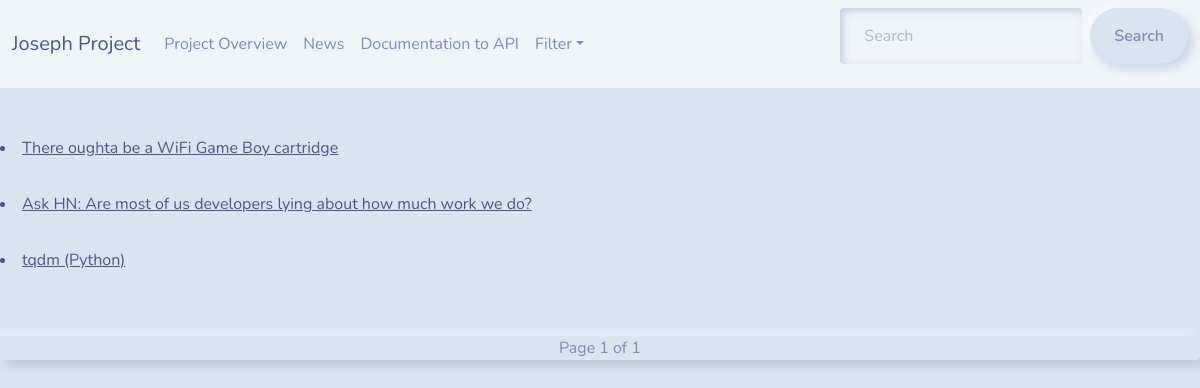
Screenshot of /news/news/ with the database file from the repository.
### news/models.py (models this page shows)
class News(models.Model):
  id1=models.IntegerField(primary_key=True)
  title=models.CharField(max_length=256,null=True)
  type1=models.CharField(max_length=256)
  url=models.CharField(max_length=256,null=True,blank=True)
  by=models.CharField(max_length=256)
  api=models.BooleanField(default=True)

### news/views.py (the view)
# urls.py: path('news/', NewsListView, name='news'),
def NewsListView(request, page=1):
    if request.POST:
      search=request.POST.get('search')
      dataset = News.objects.filter(title__icontains=search)
      paginator = Paginator(dataset, 10)
      try:
          data = paginator.page(page)
      except EmptyPage:
          data = paginator.page(paginator.num_pages)
      context = {
              'dataset':data
          }
      return render(request,'list.html',context)
    else:
      dataset = News.objects.all()
      paginator = Paginator(dataset, 10)
      try:
          data = paginator.page(page)
      except EmptyPage:
          data = paginator.page(paginator.num_pages)
      context = {
              'dataset':data
          }
      return render(request,'list.html',context)

### templates/list.html (shortened to what this page needs)
{% load static %}
<link rel="stylesheet" href="{% static 'css/bootstrap.min.css' %}">
<nav class="navbar navbar-expand-lg navbar-light bg-light mb-5">
  <div class="container-fluid">
    <a class="navbar-brand" href="#">Joseph Project</a>
    <div class="collapse navbar-collapse" id="navbarColor03">
      <ul class="navbar-nav me-auto">
        <li class="nav-item">
          <a class="nav-link" href="https://hackerapi.josephtobi.repl.co">Project Overview
          </a>
        </li>
        <li class="nav-item">
          <a class="nav-link" href="https://hackerapi.josephtobi.repl.co/news/news/">News
          </a>
        </li>
        <li class="nav-item">
          <a class="nav-link" href="https://hackerapi.josephtobi.repl.co/swagger/">Documentation to API</a>
        </li>
        <li class="nav-item dropdown">
          <a class="nav-link dropdown-toggle" data-bs-toggle="dropdown" href="#" role="button" aria-haspopup="true" aria-expanded="false">Filter</a>
        </li>
      </ul>
      <form class="d-flex" method="post">
        <input class="form-control me-sm-2" type="text" placeholder="Search" name="search">
        <button class="btn btn-secondary my-2 my-sm-0" type="submit">Search</button>
      </form>
    </div>
  </div>
</nav>
{% for data in dataset %}
<a href="https://hackerapi.josephtobi.repl.co/news/news/d/{{data.id1}}"><li>{{data.title}}</li></a>
{% empty %}
<h6>No result Found</h6>
{% endfor %}
<div class='pagination justify-content-center mt-5'>
    <span class='mx-4'>
      Page {{ dataset.number }} of {{ dataset.paginator.num_pages }}
    </span>
  </div>

### rows the page displays
News: title "There oughta be a WiFi Game Boy cartridge"
News: title "Ask HN: Are most of us developers lying about how much work we do?"
News: title "tqdm (Python)"

### other values shown
{{ dataset.number }} "1"
{{ dataset.paginator.num_pages }} "1"
